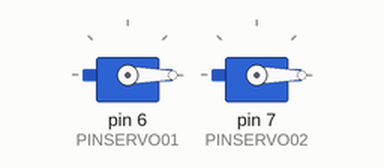
Recording of a sketch running on a simulated Arduino Uno, built with avr-gcc and run on an emulated ATmega328P. Shown: 2 × servo.

Above: at 0.05 s.
At 4.0 s:
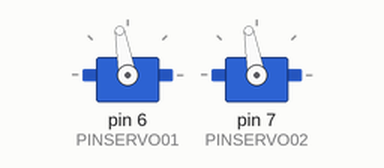
Timing chart, 0 to 5.2 s (numbered marks = the images above):
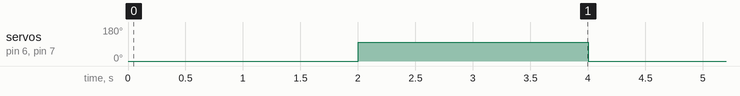

The sketch:

start_simulating1__2_.ino
```cpp
#include <Servo.h>


#define PINSERVO01 6
#define PINSERVO02 7

Servo Servo01;
Servo Servo02;

int tiempo=2000;


void setup()
{
  Servo01.attach(PINSERVO01);

  Servo02.attach(PINSERVO02);

}

void loop()
{
  Servo01.write(0);
  Servo02.write(0);
  delay(tiempo);
  Servo01.write(100);
  Servo02.write(100);
  delay(tiempo);
}


  
```

Measured:
- by itself, servo on pin 6 (PINSERVO01), servo on pin 7 (PINSERVO02): alternates 100° for 2.0 s and 0° for 2.0 s
